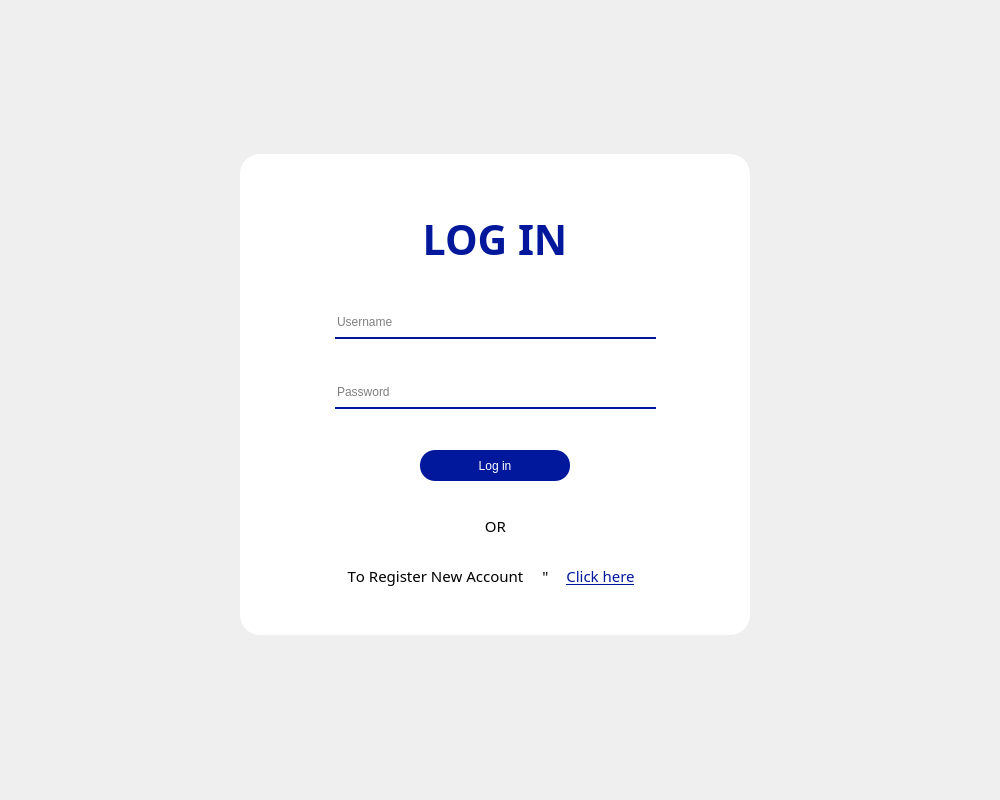
<?xml version="1.0" encoding="UTF-8"?>
<ui version="4.0">
 <class>Dangnhap</class>
 <widget class="QMainWindow" name="Dangnhap">
  <property name="geometry">
   <rect>
    <x>0</x>
    <y>0</y>
    <width>1000</width>
    <height>800</height>
   </rect>
  </property>
  <property name="cursor">
   <cursorShape>ArrowCursor</cursorShape>
  </property>
  <property name="windowTitle">
   <string>MainWindow</string>
  </property>
  <property name="autoFillBackground">
   <bool>false</bool>
  </property>
  <widget class="QWidget" name="centralwidget">
   <widget class="QWidget" name="widget" native="true">
    <property name="geometry">
     <rect>
      <x>220</x>
      <y>140</y>
      <width>551</width>
      <height>511</height>
     </rect>
    </property>
    <widget class="QPushButton" name="loginbutton">
     <property name="enabled">
      <bool>true</bool>
     </property>
     <property name="geometry">
      <rect>
       <x>200</x>
       <y>310</y>
       <width>150</width>
       <height>31</height>
      </rect>
     </property>
     <property name="cursor">
      <cursorShape>ArrowCursor</cursorShape>
     </property>
     <property name="focusPolicy">
      <enum>Qt::FocusPolicy::StrongFocus</enum>
     </property>
     <property name="contextMenuPolicy">
      <enum>Qt::ContextMenuPolicy::DefaultContextMenu</enum>
     </property>
     <property name="toolTipDuration">
      <number>-1</number>
     </property>
     <property name="layoutDirection">
      <enum>Qt::LayoutDirection::LeftToRight</enum>
     </property>
     <property name="styleSheet">
      <string notr="true">QPushButton
{
color: rgb(255, 255, 255);
font: 10pt &quot;Nunito Medium&quot;;
border-radius: 15px;
background-color: rgb(1, 24, 156);
}
QPushButton:hover
{
color: rgb(1, 24, 156);
font: 10pt &quot;Nunito Black&quot;;
background-color: rgb(222, 233, 255);
border-radius: 15px;
}
QPushButton:pressed
{
color: rgb(0,0,0);
font: 10pt &quot;Nunito Medium&quot;;
border-radius: 15px;
background-color: rgb(255, 255, 255);
}</string>
     </property>
     <property name="text">
      <string>Log in</string>
     </property>
     <property name="shortcut">
      <string/>
     </property>
     <property name="checkable">
      <bool>false</bool>
     </property>
     <property name="checked">
      <bool>false</bool>
     </property>
     <property name="autoDefault">
      <bool>true</bool>
     </property>
     <property name="default">
      <bool>false</bool>
     </property>
     <property name="flat">
      <bool>false</bool>
     </property>
    </widget>
    <widget class="QLabel" name="Ask_2">
     <property name="geometry">
      <rect>
       <x>165</x>
       <y>370</y>
       <width>221</width>
       <height>31</height>
      </rect>
     </property>
     <property name="font">
      <font>
       <family>Nunito SemiBold</family>
       <pointsize>11</pointsize>
       <italic>false</italic>
       <bold>false</bold>
       <strikeout>false</strikeout>
       <stylestrategy>PreferDefault</stylestrategy>
       <kerning>false</kerning>
      </font>
     </property>
     <property name="cursor">
      <cursorShape>ArrowCursor</cursorShape>
     </property>
     <property name="layoutDirection">
      <enum>Qt::LayoutDirection::LeftToRight</enum>
     </property>
     <property name="frameShape">
      <enum>QFrame::Shape::NoFrame</enum>
     </property>
     <property name="text">
      <string>OR</string>
     </property>
     <property name="textFormat">
      <enum>Qt::TextFormat::PlainText</enum>
     </property>
     <property name="alignment">
      <set>Qt::AlignmentFlag::AlignCenter</set>
     </property>
     <property name="indent">
      <number>0</number>
     </property>
    </widget>
    <widget class="QLabel" name="dangnhap">
     <property name="geometry">
      <rect>
       <x>20</x>
       <y>34</y>
       <width>510</width>
       <height>131</height>
      </rect>
     </property>
     <property name="font">
      <font>
       <family>Public Sans Black</family>
       <pointsize>31</pointsize>
       <bold>true</bold>
      </font>
     </property>
     <property name="styleSheet">
      <string notr="true">color : rgb(1, 24, 156)</string>
     </property>
     <property name="text">
      <string>LOG IN</string>
     </property>
     <property name="textFormat">
      <enum>Qt::TextFormat::MarkdownText</enum>
     </property>
     <property name="alignment">
      <set>Qt::AlignmentFlag::AlignCenter</set>
     </property>
    </widget>
    <widget class="QLabel" name="bg">
     <property name="enabled">
      <bool>true</bool>
     </property>
     <property name="geometry">
      <rect>
       <x>20</x>
       <y>14</y>
       <width>510</width>
       <height>481</height>
      </rect>
     </property>
     <property name="toolTipDuration">
      <number>-1</number>
     </property>
     <property name="styleSheet">
      <string notr="true">background-color: rgb(255, 255, 255);
border-radius: 20px;</string>
     </property>
     <property name="text">
      <string/>
     </property>
    </widget>
    <widget class="QLineEdit" name="username">
     <property name="geometry">
      <rect>
       <x>115</x>
       <y>168</y>
       <width>321</width>
       <height>31</height>
      </rect>
     </property>
     <property name="styleSheet">
      <string notr="true">background-color: rgab(0,0,0,0);
border : none;
border-bottom : 2px solid rgb(1, 24, 156);
color: rgb(0, 0, 0);
padding-bottom: 1px;</string>
     </property>
     <property name="text">
      <string/>
     </property>
     <property name="maxLength">
      <number>100</number>
     </property>
     <property name="echoMode">
      <enum>QLineEdit::EchoMode::Normal</enum>
     </property>
     <property name="placeholderText">
      <string>Username</string>
     </property>
    </widget>
    <widget class="QLineEdit" name="password">
     <property name="geometry">
      <rect>
       <x>115</x>
       <y>238</y>
       <width>321</width>
       <height>31</height>
      </rect>
     </property>
     <property name="styleSheet">
      <string notr="true">background-color: rgab(0,0,0,0);
border : none;
border-bottom : 2px solid rgb(1, 24, 156);
color: rgb(0, 0, 0);
padding-bottom: 1px;</string>
     </property>
     <property name="text">
      <string/>
     </property>
     <property name="maxLength">
      <number>100</number>
     </property>
     <property name="echoMode">
      <enum>QLineEdit::EchoMode::Password</enum>
     </property>
     <property name="placeholderText">
      <string>Password</string>
     </property>
    </widget>
    <widget class="QPushButton" name="Register">
     <property name="geometry">
      <rect>
       <x>335</x>
       <y>420</y>
       <width>91</width>
       <height>31</height>
      </rect>
     </property>
     <property name="font">
      <font>
       <family>Nunito SemiBold</family>
       <pointsize>11</pointsize>
       <underline>true</underline>
      </font>
     </property>
     <property name="layoutDirection">
      <enum>Qt::LayoutDirection::LeftToRight</enum>
     </property>
     <property name="styleSheet">
      <string notr="true">QPushButton {
border : none;
border-bottom : solid rgb(1, 24, 156);
color: rgb(1, 24, 156);
}
QPushButton:hover
{
color: rgb(1, 24, 156);
font: 11pt &quot;Nunito Black&quot;;
background-color: rgb(222, 233, 255);
border-radius: 15px;
}</string>
     </property>
     <property name="text">
      <string>Click here</string>
     </property>
     <property name="iconSize">
      <size>
       <width>15</width>
       <height>15</height>
      </size>
     </property>
     <property name="autoDefault">
      <bool>true</bool>
     </property>
    </widget>
    <widget class="QLabel" name="Ask">
     <property name="geometry">
      <rect>
       <x>125</x>
       <y>420</y>
       <width>181</width>
       <height>31</height>
      </rect>
     </property>
     <property name="font">
      <font>
       <family>Nunito SemiBold</family>
       <pointsize>11</pointsize>
       <italic>false</italic>
       <bold>false</bold>
       <strikeout>false</strikeout>
       <stylestrategy>PreferDefault</stylestrategy>
       <kerning>false</kerning>
      </font>
     </property>
     <property name="cursor">
      <cursorShape>ArrowCursor</cursorShape>
     </property>
     <property name="layoutDirection">
      <enum>Qt::LayoutDirection::LeftToRight</enum>
     </property>
     <property name="frameShape">
      <enum>QFrame::Shape::NoFrame</enum>
     </property>
     <property name="text">
      <string>To Register New Account</string>
     </property>
     <property name="textFormat">
      <enum>Qt::TextFormat::PlainText</enum>
     </property>
     <property name="alignment">
      <set>Qt::AlignmentFlag::AlignCenter</set>
     </property>
     <property name="indent">
      <number>0</number>
     </property>
    </widget>
    <widget class="QLabel" name="Ask_3">
     <property name="geometry">
      <rect>
       <x>305</x>
       <y>420</y>
       <width>41</width>
       <height>31</height>
      </rect>
     </property>
     <property name="font">
      <font>
       <family>Wingdings 3</family>
       <pointsize>11</pointsize>
       <italic>false</italic>
       <bold>false</bold>
       <strikeout>false</strikeout>
       <stylestrategy>PreferDefault</stylestrategy>
       <kerning>false</kerning>
      </font>
     </property>
     <property name="cursor">
      <cursorShape>ArrowCursor</cursorShape>
     </property>
     <property name="layoutDirection">
      <enum>Qt::LayoutDirection::LeftToRight</enum>
     </property>
     <property name="frameShape">
      <enum>QFrame::Shape::NoFrame</enum>
     </property>
     <property name="text">
      <string>&quot;</string>
     </property>
     <property name="textFormat">
      <enum>Qt::TextFormat::PlainText</enum>
     </property>
     <property name="alignment">
      <set>Qt::AlignmentFlag::AlignCenter</set>
     </property>
     <property name="indent">
      <number>0</number>
     </property>
    </widget>
    <zorder>bg</zorder>
    <zorder>loginbutton</zorder>
    <zorder>Ask_2</zorder>
    <zorder>dangnhap</zorder>
    <zorder>username</zorder>
    <zorder>password</zorder>
    <zorder>Register</zorder>
    <zorder>Ask</zorder>
    <zorder>Ask_3</zorder>
   </widget>
  </widget>
 </widget>
 <tabstops>
  <tabstop>Register</tabstop>
  <tabstop>username</tabstop>
  <tabstop>password</tabstop>
  <tabstop>loginbutton</tabstop>
 </tabstops>
 <resources/>
 <connections/>
</ui>
